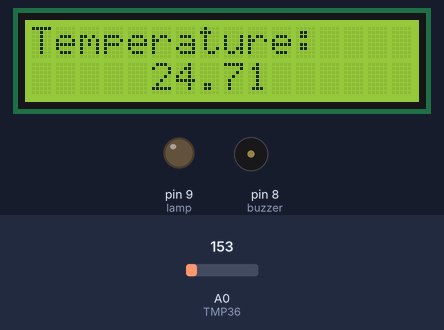
Bench run of a sketch on a simulated Arduino Uno, built with avr-gcc and run on an emulated ATmega328P. On the bench: 16×2 character LCD, output pins drawn as LEDs (lit = HIGH), buzzer (waves = sounding). The inputs (shaded band) are chosen by the test bench; at power-on: A0 (TMP36) = 153.

Above: at 1.2 s.
1.3 s: A0 (TMP36) set to 191
At 1.9 s:
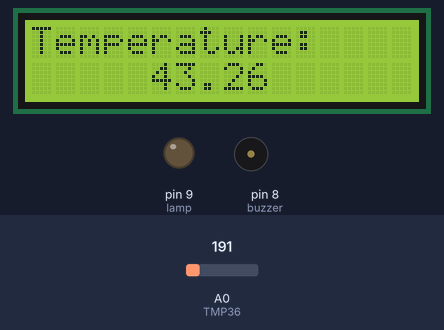
2.8 s: A0 (TMP36) set to 216
At 3.7 s:
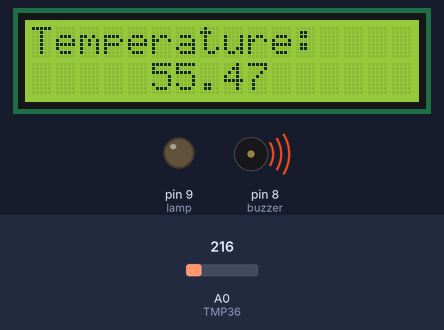
4.4 s: A0 (TMP36) set to 221
At 5.6 s:
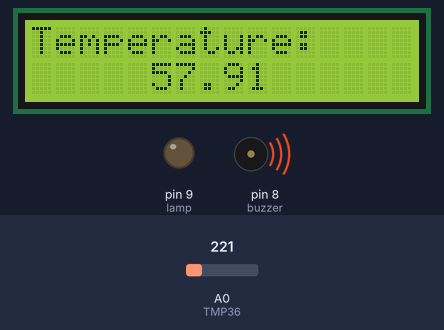
Timing chart, 0 to 7.4 s (numbered marks = the images above; inputs shaded):
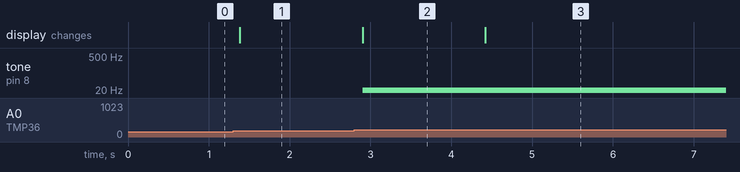

Measured:
- the behaviour switches between 204 and 205 on A0 (TMP36) (found by bisection; images 1 and 2)
- after the input at 1.3 s, the display: changes after 0.08 s (image 1)
- after the input at 2.8 s, tone on pin 8 (buzzer): silent → 15 Hz after 0.10 s; the display: changes after 0.10 s (image 2)
- after the input at 4.4 s, the display: changes at once (image 3)

The sketch:

Thermogun_Rizki_Noperli_1197070067.ino
```cpp
#include <LiquidCrystal.h>


LiquidCrystal led(2, 3, 4, 5, 6, 7);

int TMP36=A0, reading;
float voltage, suhu;
#define buzzer 8
#define lamp 9

void setup()
{
  Serial.begin(9600);
  pinMode(buzzer, OUTPUT);
  pinMode(lamp, OUTPUT);
  led.begin(16, 2);
  led.setCursor(0,0);
  led.print("Temperature:");
}

void loop()
{
  reading = analogRead(TMP36);
  voltage = (reading/1024.0) * 5.0;
  suhu = (voltage - 0.5)*100;

  led.setCursor(5,2);
  led.print(suhu);

  if (suhu > 50){
    tone(buzzer,15);
    digitalWrite(lamp, HIGH);
  }
  else
    noTone(buzzer);
    digitalWrite(lamp, LOW);

  delay(100);
}
```
